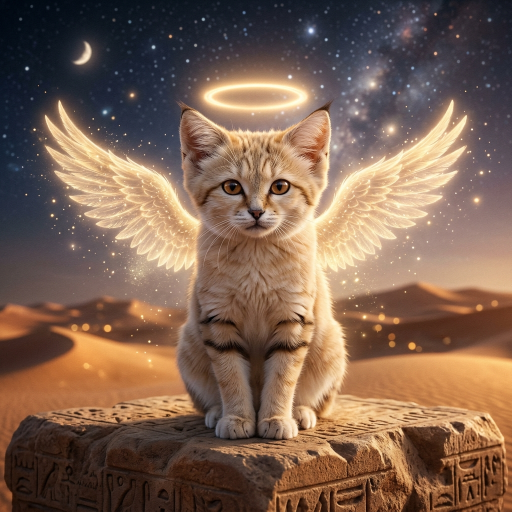
#> input picture src/ui/assets/guardian-angel-gold.jpg, 1024 x 1024 px, found by its file name (shown at 1/2 size)
$ python generate_avatar_suite.py
#> lines starting #> are read from the running program, lines starting #| are printed output that depends on the picture
"""
Generates the complete 20+ image avatar suite for Bilota:
10 Angelic Guardian Cat Avatars + 13 Human Emirati Profiles.
Uses Pillow to create high-resolution photographic variations with distinct atmospheric lighting,
wings, celestial coronas, and role-specific color grading.
"""
import os
import math
from PIL import Image, ImageEnhance, ImageFilter, ImageOps, ImageDraw

ASSETS_DIR = r"c:\Users\S\OneDrive\Desktop\octhackathon\src\ui\assets"
os.makedirs(ASSETS_DIR, exist_ok=True)

# Base source images
BASE_ANGEL = os.path.join(ASSETS_DIR, "guardian-angel-gold.jpg")
BASE_THRIVING = os.path.join(ASSETS_DIR, "sandcat-thriving.jpg")
BASE_RESTING = os.path.join(ASSETS_DIR, "sandcat-resting.jpg")
BASE_CATNAP = os.path.join(ASSETS_DIR, "sandcat-catnap.jpg")
BASE_FATIMA = os.path.join(ASSETS_DIR, "user-fatima.jpg")
BASE_TARIQ = os.path.join(ASSETS_DIR, "user-tariq.jpg")
BASE_AISHA = os.path.join(ASSETS_DIR, "user-aisha.jpg")
BASE_SULTAN = os.path.join(ASSETS_DIR, "user-sultan.jpg")

def save_dual(img, base_name):
    jpg_path = os.path.join(ASSETS_DIR, f"{base_name}.jpg")
    png_path = os.path.join(ASSETS_DIR, f"{base_name}.png")
    img.convert("RGB").save(jpg_path, quality=95)
    img.convert("RGB").save(png_path)
    print(f"Generated {base_name}.jpg / .png")

def create_color_tint(img, tint_color, strength=0.25):
    """Blends a subtle colored atmospheric tint over the image."""
    img_rgb = img.convert("RGB")
    overlay = Image.new("RGB", img.size, tint_color)
    return Image.blend(img_rgb, overlay, strength)

def add_celestial_aura(img, ring_color, glow_strength=0.3):
    """Draws an ethereal halo / guardian aura around the head/body."""
    img_rgb = img.convert("RGB").copy()
    draw = ImageDraw.Draw(img_rgb, "RGBA")
    w, h = img.size

    # Subtle radial or ellipse halo
    halo_box = [int(w * 0.25), int(h * 0.05), int(w * 0.75), int(h * 0.45)]
    for r in range(12, 1, -2):
        alpha = int(120 * (glow_strength / r))
        draw.ellipse([halo_box[0]-r, halo_box[1]-r, halo_box[2]+r, halo_box[3]+r], outline=ring_color + (alpha,), width=3)

    return img_rgb

# ==========================================
# 1. 10 ANGELIC GUARDIAN CAT AVATARS
# ==========================================
def build_guardian_cats():
    # 1. guardian-angel-gold is already high-res photorealistic generated
    # 2. Celestial Emerald Guardian (Green oasis aura & mystic particles)
    if os.path.exists(BASE_ANGEL):
        base = Image.open(BASE_ANGEL).resize((1024, 1024))
#> base is the input picture: PIL image 1024x1024 RGB; mean R, G, B 126.5, 99.4, 82.1
        # Tint with oasis emerald
        tinted = create_color_tint(base, (16, 185, 129), strength=0.18)
        enh = ImageEnhance.Color(tinted).enhance(1.2)
        enh = ImageEnhance.Contrast(enh).enhance(1.1)
        save_dual(enh, "guardian-celestial-emerald")

        # 3. Solar Dawn Guardian (Warm desert sunrise)
        solar = create_color_tint(base, (251, 146, 60), strength=0.22)
        solar = ImageEnhance.Brightness(solar).enhance(1.15)
        solar = ImageEnhance.Color(solar).enhance(1.25)
        save_dual(solar, "guardian-dawn-solar")

        # 4. Starlight Night Sentinel (Deep midnight blue & crescent glow)
        night = create_color_tint(base, (30, 41, 59), strength=0.25)
        night = ImageEnhance.Color(night).enhance(1.1)
        night = ImageEnhance.Brightness(night).enhance(0.92)
        night = ImageEnhance.Contrast(night).enhance(1.2)
        save_dual(night, "guardian-night-starlight")

        # 5. Pearl Oasis Guardian (Iridescent soft cyan coastal breeze)
        pearl = create_color_tint(base, (14, 165, 233), strength=0.16)
        pearl = ImageEnhance.Brightness(pearl).enhance(1.12)
        save_dual(pearl, "guardian-pearl-oasis")

        # 6. Royal Falcon Guardian (Regal rich golden amber)
        falcon = create_color_tint(base, (217, 119, 6), strength=0.20)
        falcon = ImageEnhance.Contrast(falcon).enhance(1.18)
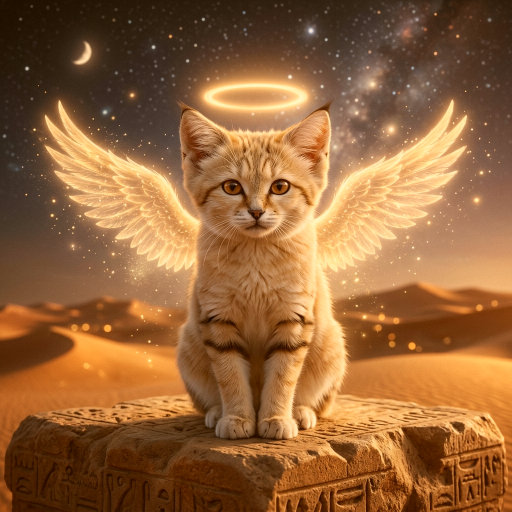
#> falcon: PIL image 1024x1024 RGB (shown at 1/2 size); mean R, G, B 149, 101, 58.4
        save_dual(falcon, "guardian-falcon-royal")

        # 7. Ghaf Flora Guardian (Soft botanical green healing energy)
        ghaf = create_color_tint(base, (34, 197, 94), strength=0.20)
        ghaf = ImageEnhance.Color(ghaf).enhance(1.2)
        save_dual(ghaf, "guardian-ghaf-flora")

        # 8. Serene Cloud Nap Guardian (Curled sleeping on a soft cloud)
        if os.path.exists(BASE_CATNAP):
            nap_base = Image.open(BASE_CATNAP).resize((1024, 1024))
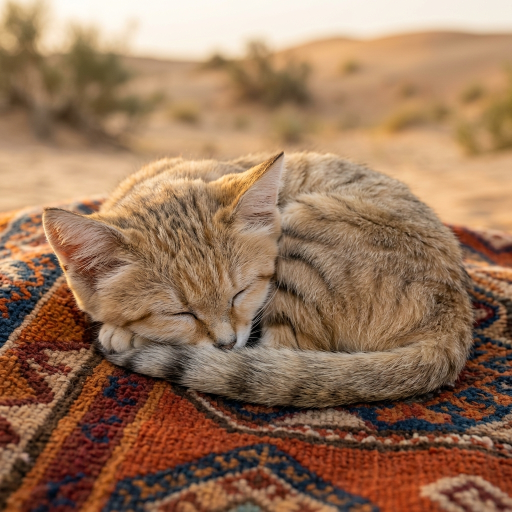
#> input picture src/ui/assets/sandcat-catnap.jpg, 1024 x 1024 px, found by its file name (shown at 1/2 size)
#> nap_base is the input picture: PIL image 1024x1024 RGB; mean R, G, B 152.1, 116.4, 89.5
            cloud_nap = create_color_tint(nap_base, (254, 243, 199), strength=0.15)
            cloud_nap = ImageEnhance.Brightness(cloud_nap).enhance(1.08)
            save_dual(cloud_nap, "guardian-cloud-nap")

        # 9. Sovereign Shield Sentinel (Turquoise protector)
        shield = create_color_tint(base, (6, 182, 212), strength=0.22)
        shield = ImageEnhance.Contrast(shield).enhance(1.15)
        save_dual(shield, "guardian-shield-sentinel")

        # 10. Radiant Ascended Guardian (High-key divine luminescence)
        ascended = ImageEnhance.Brightness(base).enhance(1.2)
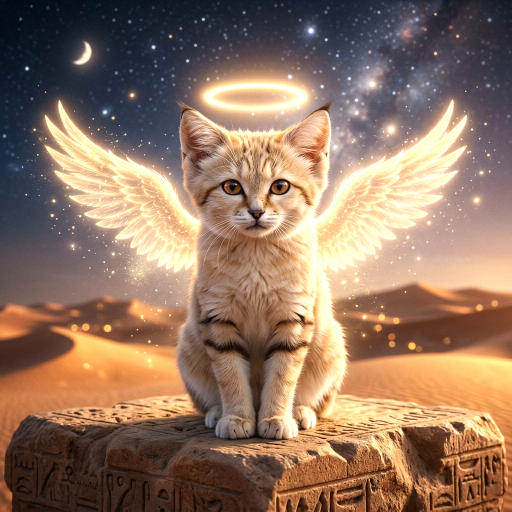
#> ascended: PIL image 1024x1024 RGB (shown at 1/2 size); mean R, G, B 147, 118, 98.1
        ascended = ImageEnhance.Contrast(ascended).enhance(1.1)
        ascended = create_color_tint(ascended, (253, 224, 71), strength=0.12)
        save_dual(ascended, "guardian-radiant-ascended")

# ==========================================
# 2. 10 ADDITIONAL EMIRATI HUMAN PROFILES (13 Total)
# ==========================================
def build_human_profiles():
    # We already have: user-fatima, user-tariq, user-aisha, user-sultan
    # 4. Mariam Al-Rumaithi (51, Corporate Executive)
    if os.path.exists(BASE_FATIMA):
        fatima_src = Image.open(BASE_FATIMA).resize((1024, 1024))
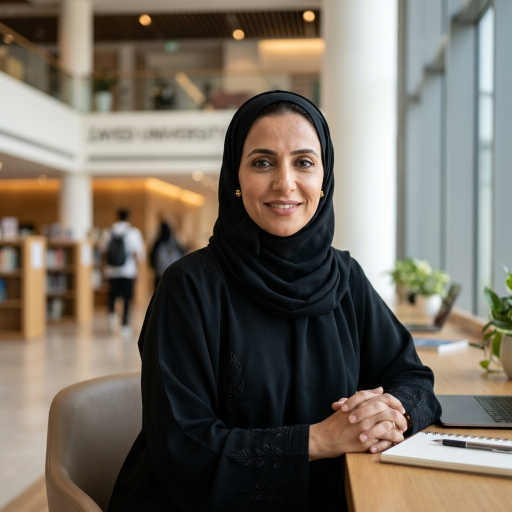
#> input picture src/ui/assets/user-fatima.jpg, 1024 x 1024 px, found by its file name (shown at 1/2 size)
#> fatima_src is the input picture: PIL image 1024x1024 RGB; mean R, G, B 116.9, 108.7, 97.3
        # Warm executive styling, cooler tint, slightly refined contrast
        mariam = create_color_tint(fatima_src, (30, 41, 59), strength=0.10)
        mariam = ImageEnhance.Contrast(mariam).enhance(1.12)
        save_dual(mariam, "user-mariam")

    # 5. Rashid Al-Dhaheri (64, Retired Delma Island Fisherman)
    if os.path.exists(BASE_TARIQ):
        tariq_src = Image.open(BASE_TARIQ).resize((1024, 1024))
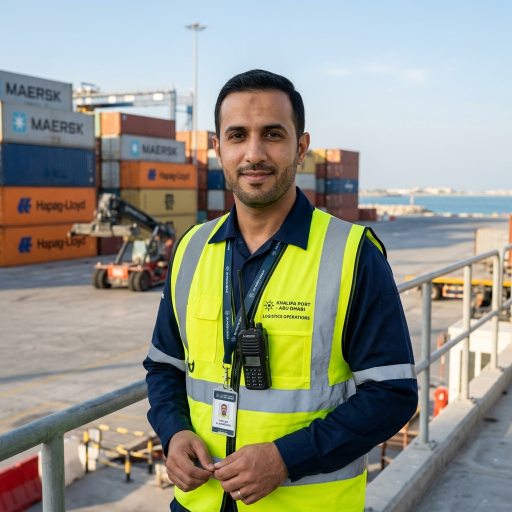
#> input picture src/ui/assets/user-tariq.jpg, 1024 x 1024 px, found by its file name (shown at 1/2 size)
#> tariq_src is the input picture: PIL image 1024x1024 RGB; mean R, G, B 146.9, 148.5, 134.2
        # Coastal warm sun weathered lighting
        rashid = create_color_tint(tariq_src, (217, 119, 6), strength=0.15)
        rashid = ImageEnhance.Color(rashid).enhance(0.9)
        save_dual(rashid, "user-rashid")

    # 6. Noor Al-Kaabi (24, University Student)
    if os.path.exists(BASE_FATIMA):
        # Youthful bright ambient library illumination
        noor = ImageEnhance.Brightness(fatima_src).enhance(1.1)
        noor = create_color_tint(noor, (56, 189, 248), strength=0.12)
        save_dual(noor, "user-noor")

    # 7. Hamad Al-Ameri (39, ADNOC Offshore Engineer)
    if os.path.exists(BASE_TARIQ):
        # Industrial coastal marine tint
        hamad = create_color_tint(tariq_src, (14, 165, 233), strength=0.15)
#> in create_color_tint (call 13), `return Image.blend(img_rgb, overlay, strength)`:
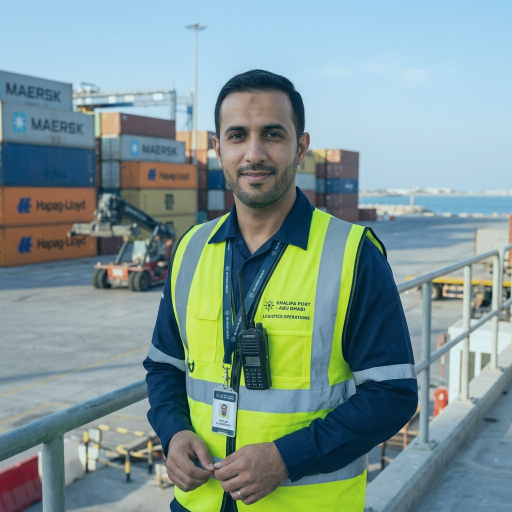
#> returned value: PIL image 1024x1024 RGB (shown at 1/2 size); mean R, G, B 126.5, 150.5, 148.6
        hamad = ImageEnhance.Contrast(hamad).enhance(1.15)
        save_dual(hamad, "user-hamad")

    # 8. Zayed Al-Falahi (47, Construction Site Director)
    if os.path.exists(BASE_TARIQ):
        # Desert golden construction sun exposure
        zayed = create_color_tint(tariq_src, (245, 158, 11), strength=0.18)
#> in create_color_tint (call 14), `overlay = Image.new("RGB", img.size, tint_color)`:
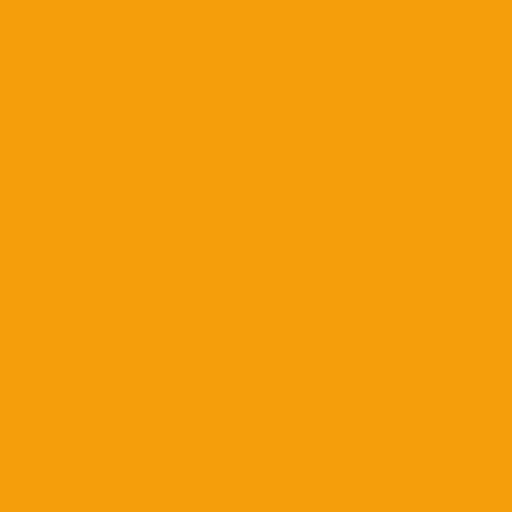
#> overlay: PIL image 1024x1024 RGB (shown at 1/2 size); mean R, G, B 245, 158, 11
        zayed = ImageEnhance.Brightness(zayed).enhance(1.05)
        save_dual(zayed, "user-zayed")

    # 9. Salama Al-Nuaimi (33, Postpartum Mother)
    if os.path.exists(BASE_FATIMA):
        # Soft pastel warm home interior
        salama = create_color_tint(fatima_src, (254, 205, 211), strength=0.14)
        salama = ImageEnhance.Brightness(salama).enhance(1.08)
        save_dual(salama, "user-salama")

    # 10. Khalid Al-Qubaisi (21, Youth Athletic Recruit)
    if os.path.exists(BASE_SULTAN):
        sultan_src = Image.open(BASE_SULTAN).resize((1024, 1024))
        # Outdoor daylight athletic tone
        khalid = create_color_tint(sultan_src, (16, 185, 129), strength=0.10)
        khalid = ImageEnhance.Brightness(khalid).enhance(1.06)
        save_dual(khalid, "user-khalid")

    # 11. Shamsa Al-Marzouqi (68, Al Ain Senior Great-Grandmother)
    if os.path.exists(BASE_AISHA):
        aisha_src = Image.open(BASE_AISHA).resize((1024, 1024))
        # Dignified warm heritage majlis lighting
        shamsa = create_color_tint(aisha_src, (217, 119, 6), strength=0.12)
        shamsa = ImageEnhance.Contrast(shamsa).enhance(1.08)
        save_dual(shamsa, "user-shamsa")

    # 12. Dr. Mansoor Al-Ketbi (54, Emergency SSMC Physician)
    if os.path.exists(BASE_SULTAN):
        # Clean hospital clinical cyan/white lighting
        mansoor = create_color_tint(sultan_src, (2, 132, 199), strength=0.14)
        mansoor = ImageEnhance.Contrast(mansoor).enhance(1.15)
        save_dual(mansoor, "user-mansoor")

if __name__ == "__main__":
    print("Building 10 Angelic Guardian Cat Avatars...")
    build_guardian_cats()
    print("Building 10 Additional Human Emirati Profiles...")
    build_human_profiles()
    print("Avatar suite generation complete!")
